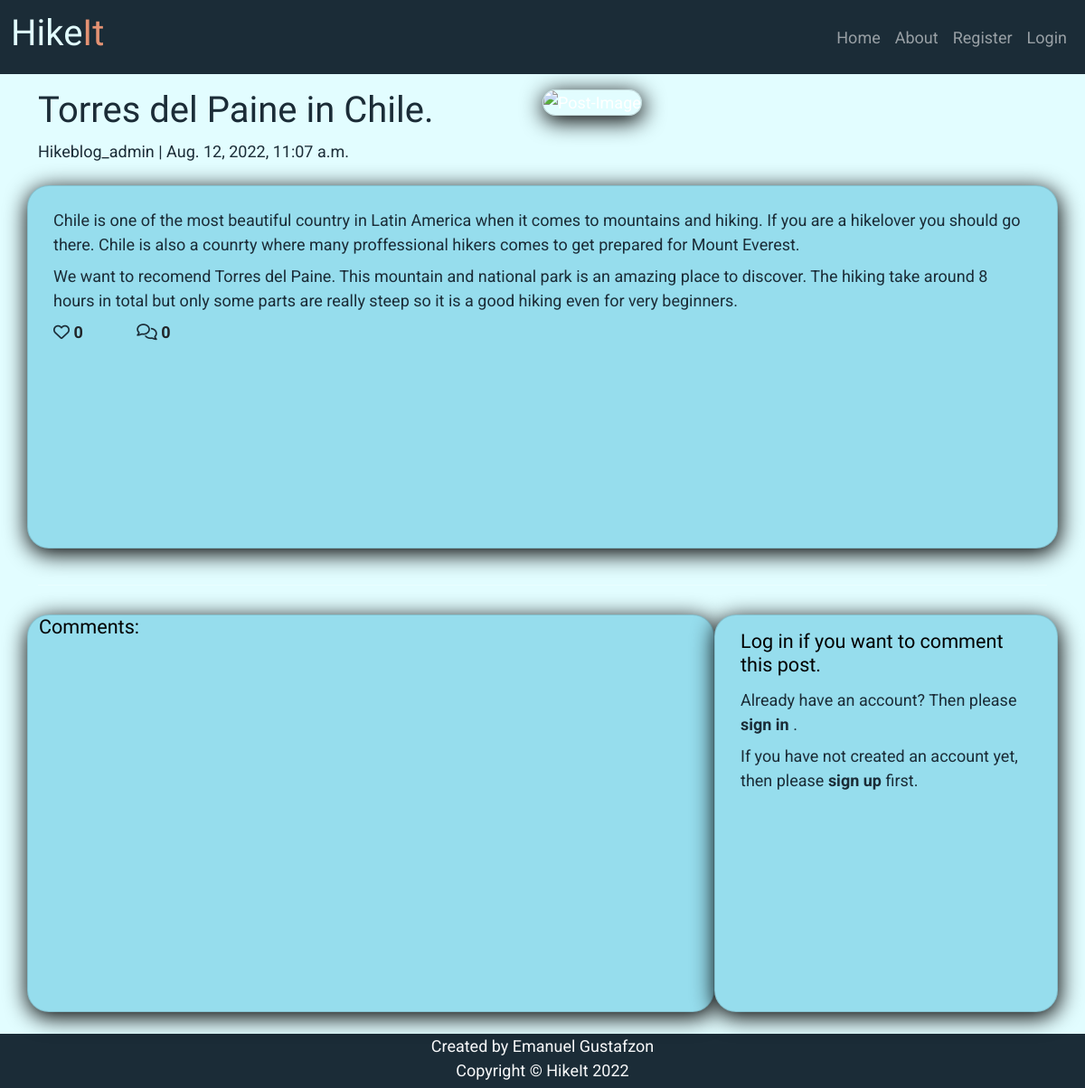
Page /torres-del-paine-in-chile/ on the committed database.
### blog/models.py (models this page shows, shortened)
class Post(models.Model):
    title = models.CharField(max_length=200, unique=True)
    slug = models.SlugField(max_length=200, unique=True)
    author = models.ForeignKey(
        User, on_delete=models.CASCADE, related_name='blog_posts')
    featured_image = CloudinaryField('image', default='placeholder')
    updated_on = models.DateTimeField(auto_now=True)
    content = models.TextField()
    created_on = models.DateTimeField(auto_now_add=True)
    status = models.IntegerField(choices=STATUS, default=0)
    likes = models.ManyToManyField(
        User, related_name='blogpost_like', blank=True)
    class Meta:
        ordering = ['-created_on']
    def number_of_likes(self):
        return self.likes.count()

### blog/views.py (the view, shortened to what this page needs)
# urls.py: path('<slug:slug>/', views.PostDetail.as_view(), name='post_detail'),
class PostDetail(View):
    def get(self, request, slug, *args, **kwargs):
        queryset = Post.objects.filter(status=1)
        post = get_object_or_404(queryset, slug=slug)
        comments = post.comments.filter(approved=True).order_by("-created_on")
        liked = False
        if post.likes.filter(id=self.request.user.id).exists():
            liked = True
        return render(
            request,
            "post_detail.html",
            {
                "post": post,
                "comments": comments,
                "commented": False,
                "liked": liked,
                "comment_form": CommentForm(),
            },
        )

### templates/post_detail.html (shortened to what this page needs)
{% extends 'base.html' %}
{% block content %}
{% load crispy_forms_tags %}
<div class="masthead">
    <div class="container">
        <div class="row g-0 mt-3 top ">
            <div class="col-md-6 col-lg-6 masthead-text d-flex flex-column justify-content-center ">
                <h1 class="post-title">{{ post.title }}</h1>
                <p class="post-subtitle">{{ post.author }} | {{ post.created_on }}</p>
            </div>
            <div class=" col-md-6 col-lg-6 masthead-image">
                <img class="post-detail-image img-fluid max-width:100%;" src=" {{ post.featured_image.url }}" alt="Post-Image">
            </div>
        </div>
    </div>
</div>
<div class="container">
    <div class="row">
        <div class="col card mb-4  mt-3 left  top">
            <div class="card-post-detail">
                <p class="card-text ">
                    {{ post.content | safe }}
                </p>
                <div class="row">
                    <div class="col-2 col-lg-1">
                        <strong>
                            {% if user.is_authenticated %}
                            <form class="d-inline" action="{% url 'post_like' post.slug %}" method="POST">
                                {% csrf_token %}
                                {% if liked %}
                                <button type="submit" name="blogpost_id" value="{{post.slug}}" class="btn-like"><i class="fas fa-heart"></i></i></button>
                                {% else %}
                                <button type="submit" name="blogpost_id" value="{{post.slug}}" class="btn-like"><i class="far fa-heart"></i></button>
                                {% endif %}
                            </form>
                            {% else %}
                            <span class="text-secondary"><i class="far fa-heart"></i></span>
                            {% endif %}
                        <span class="text-dark">{{ post.number_of_likes }} </span>
                        </strong>
                    </div>
                    <div class="col-1">
                        {% with comments.count as total_comments %}
                        <strong class="text-dark"><i class="far fa-comments"></i>
                            {{ total_comments }}</strong>
                        {% endwith %}
                    </div>
                </div>
            </div>
        </div>
    </div>
    <div class="row">
        <div class="col">
            <hr>
        </div>
    </div>
    <div class="row">
        <div class="col-md-8 card mb-4  mt-3 ">
            <h3>Comments:</h3>
            <div class="card-post-detail">
            </div>
        </div>
        <div class="col-md-4 card mb-4 mt-3 ">
            <div class="card-post-detail">
                {% if commented %}
                <div class="alert alert-success {{ message.tags }} alert-dismissible fade show" id="msg" role="alert">
                    Your comment is awaiting approval
                    <button type="button" class="btn-close" data-bs-dismiss="alert" aria-label="Close"></button>
                </div>
                <h3>Leave a comment:</h3>
                <p>Posting as: {{ user.username }}</p>
                <form method="post">
                    {{ comment_form | crispy }}
                    {% csrf_token %}
                    <button type="submit" class="button">Submit</button>
                </form>
                {% else %}
                {% if user.is_authenticated %}
                <h3>Leave a comment:</h3>
                <p>Posting as: {{ user.username }}</p>
                <form method="post">
                    {{ comment_form | crispy }}
                    {% csrf_token %}
                    <button type="submit" class="button">Submit</button>
                </form>
                {% else %}
                <h3>Log in if you want to comment this post.</h3>
                <p>Already have an account? Then please <a href="https://myhikeblog.herokuapp.com/accounts/login/"> <strong>sign in</strong> </a>.</p>
                <p>If you have not created an account yet, then please <a href="https://myhikeblog.herokuapp.com/accounts/signup/"> <strong> sign up </strong></a> first.</p>
                {% endif %}
                {% endif %}
            </div>
        </div>
    </div>
</div>
{%endblock%}

### static/css/style.css (style rules this page uses)
body { font-family: "Roboto", sans-serif; font-size: 18px; background-color: #E2FDFF; color: white; min-height:100vh; }
span { color: #1B2C37; }
a { color: #1B2C37; text-decoration: none; }
h1 { color: #1B2C37; font-family:'kalam'; }
h2, h3, h4 { font-size: 120%; color: black; font-family:'kalam'; margin-bottom: 0.75rem; }
p { color: #1B2C37; margin-bottom: 0.5rem; }
i { color: #1B2C37; }
.card { position: relative; display: flex; flex-direction: column; word-wrap: break-word; background-color: #96DDED; box-shadow: 1px 5px 25px 1px black; background-clip: border-box; border: 1px solid rgba(0,0,0,.125); border-radius: 1.5rem; height:auto; }
.card-post-detail { min-height: 400px; flex: 1 1 auto; padding: 1rem 1rem; }
body { font-family: "Roboto", sans-serif; font-size: 18px; background-color: #E2FDFF; color: white; min-height: 100vh; }
.post-detail-image { border-radius: 20px; box-shadow: 1px 5px 25px 1px black; border: 1px solid rgba(0,0,0,.125); }

### rows in the picture
Post: title "Torres del Paine in Chile.", author "Hikeblog_admin", created_on "Aug. 12, 2022, 11:07 a.m.", content "Chile is one of the most beautiful country in Latin America when it comes to mountains and hiking. If you are a hikelover you should go there. Chile is also a counrty where many proffessional hikers comes to get prepared for Mount Everest. We want to recomend Torres del Paine. This mountain and national park is an amazing place to discover. The hiking take around 8 hours in total but only some parts are really steep so it is a good hiking even for very beginners.", number_of_likes "0"

### other values in the picture
{{ total_comments }} "0"
